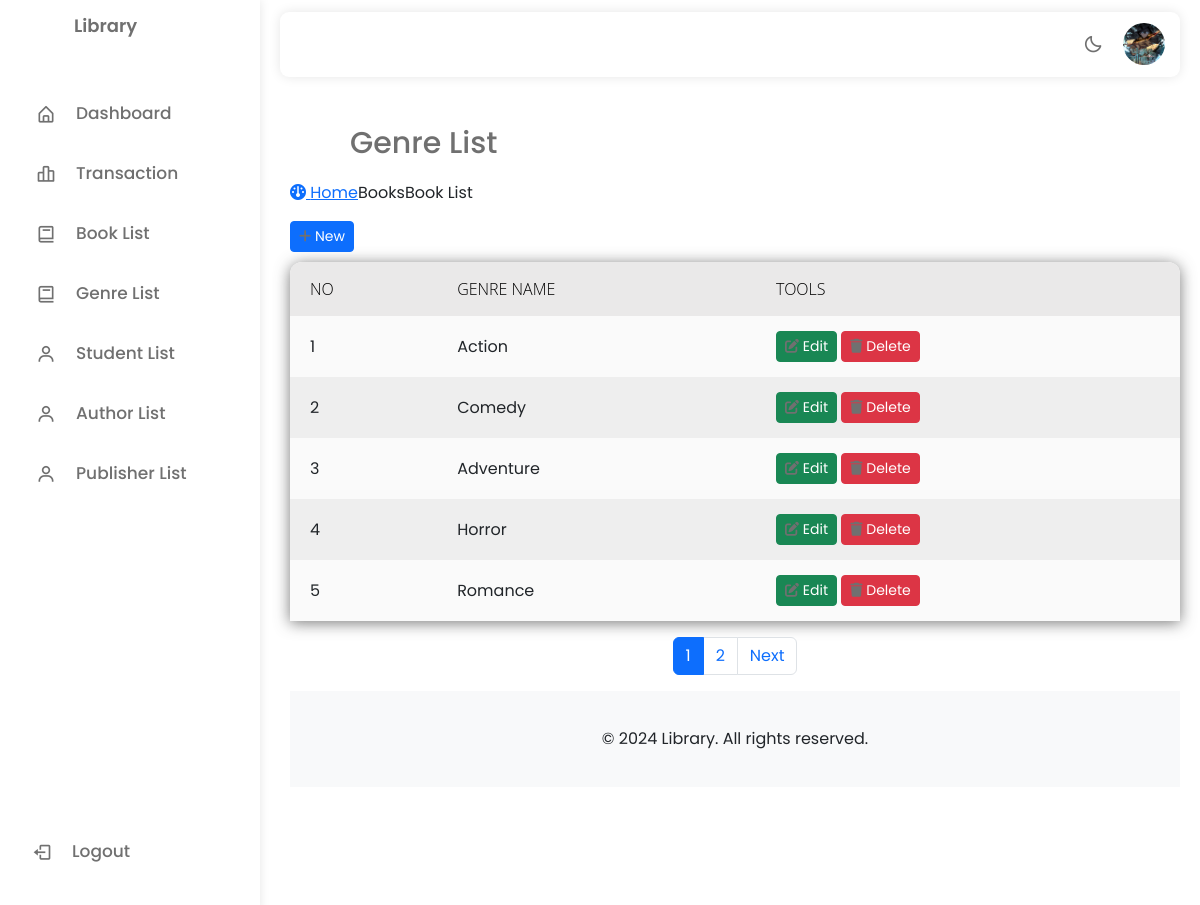
The app's page /admin/genre.php (signed in) with its own data.
### tables this page shows
CREATE TABLE `genre` (
  `id_genre` int(11) NOT NULL,
  `nama_genre` varchar(100) DEFAULT NULL
);

### admin/genre.php (the view, shortened to what this page needs)
<!DOCTYPE html>
<html lang="en">
<head>
    <link rel="stylesheet" href="https://cdnjs.cloudflare.com/ajax/libs/font-awesome/6.0.0-beta3/css/all.min.css">
</head>
<body>
<?php
        include "includes/test2.php";
    ?>
<div class="main-content">
<div class="content-wrapper">
    <section class="content-header">
        <h1>
            Genre List
        </h1>
        <ol class="breadcrumb">
            <li><a href="#"><i class="fa fa-dashboard"></i> Home</a></li>
            <li>Books</li>
            <li class="active">Book List</li>
        </ol>
    </section>
    <section class="content">
        <div class="color">
        <div class="row">
            <div class="col-xs-12">
                <div class="box">
                    <div class="box-header with-border">
                    <a href="#" id="openAddModal" class="btn btn-primary btn-sm btn-flat" data-bs-toggle="modal" data-bs-target="#exampleModaladd">
                        <i class="fa fa-plus"></i> New
                        </a>
                </div>
                    </div>
                    <div class="box-body">
                        <table>
                            <thead>
                                <th>No</th>
                                <th>Genre Name</th>
                                <th>Tools</th>
                            </thead>
                            <tbody>
                            <?php
include "includes/conn.php";
$records_per_page = 5;
$page = isset($_GET['page']) && is_numeric($_GET['page']) ? $_GET['page'] : 1;
$offset = ($page - 1) * $records_per_page;
$no = $offset + 1;
$sql = mysqli_query($koneksi, "SELECT * FROM genre LIMIT $offset, $records_per_page");
$total_records_query = mysqli_query($koneksi, "SELECT COUNT(*) FROM genre");
$total_records = mysqli_fetch_array($total_records_query)[0];
if ($total_records > 0) {
    while ($data = mysqli_fetch_assoc($sql)) {
        echo "<tr>
                <td scope='row'>" . $no++ . "</td>
                <td class='genre-name'>" . $data['nama_genre'] . "</td>
                <td>
                    <button class='btn btn-success btn-sm edit btn-flat' data-id='" . $data['id_genre'] . "' data-bs-toggle='modal' data-bs-target='#exampleModalEdit'><i class='fa fa-edit'></i> Edit</button>
                    <a href='genre_delete.php?action=delete&id=" . $data['id_genre'] . "' class='btn btn-danger btn-sm delete btn-flat' onclick='return confirm(\"Are you sure you want to delete this student?\")'><i class='fa fa-trash'></i> Delete</a>
                </td>
            </tr>";
    }
} else {
    echo "<tr><td colspan='3'>No genres found.</td></tr>";
}
echo "</tbody>
    </table>
</div>";
if ($total_records > $records_per_page) {
    echo "<nav aria-label='Page navigation'>
            <ul class='pagination justify-content-center mt-3'>";
    $total_pages = ceil($total_records / $records_per_page);
    $next = $page + 1;
    $start_page = max(1, $page - 1);
    $end_page = min($total_pages, $start_page + 2);
    for ($i = $start_page; $i <= $end_page; $i++) {
        $active_class = ($i == $page) ? "active" : "";
        echo "<li class='page-item $active_class'><a class='page-link' href='?page=$i'>$i</a></li>";
    }
    if ($next <= $total_pages) {
        echo "<li class='page-item'><a class='page-link' href='?page=$next'>Next</a></li>";
    }
    echo "</ul></nav>";
}
?>
                </div>
            </div>
        </div>
        </div>
    <?php
    include "../includes2/footer.php";
?>
</div>
</body>
</html>

### assets/css/menubar.css (style rules this page uses)
* { margin: 0; padding: 0; box-sizing: border-box; font-family: 'Poppins', sans-serif; }
:root { --body-color: #f5f5f9; --sidebar-color: #ffffff; --primary-color: #696cff; --primary-color-light: #F6F5FF; --toggle-color: #DDD; --text-color: #707070; --tran-03: all 0.2s ease; --tran-03: all 0.3s ease; --tran-04: all 0.3s ease; --tran-05: all 0.3s ease; }
body { min-height: 100vh; background-color: var(--body-color); transition: var(--tran-05); }
.content i { color: var(--text-color); cursor: pointer; }
.main-content { position: absolute; top: 113px; left: 290px; height: 100vh; width: calc(100% - 310px); transition: var(--tran-05); }
.main-content h1 { font-size: 30px; font-weight: 500; color: var(--text-color); padding: 12px 60px; }
* { margin:0; padding: 0; outline: 0; }
table { width: 100%; border-collapse: collapse; border-spacing: 0; box-shadow: 0 2px 15px rgba(64,64,64,.7); border-radius: 12px 12px 0 0; overflow: hidden; }
td , th { padding: 15px 20px; }
th { background-color: #a19b9b2f; color: black; font-family: 'Open Sans',Sans-serif; font-weight: 200; text-transform: uppercase; }
tr { width: 100%; background-color: #fafafa; font-family: 'Montserrat', sans-serif; }
tr:nth-child(even) { background-color: #eeeeee; }

### admin/genre.php (style rules this page uses)
.box-body { margin-top:10px; }

### admin/includes/test2.php (style rules this page uses)
body { background-color: #f5f5f9; }

### records on screen
genre: nama_genre "Action"
genre: nama_genre "Comedy"
genre: nama_genre "Adventure"
genre: nama_genre "Horror"
genre: nama_genre "Romance"
